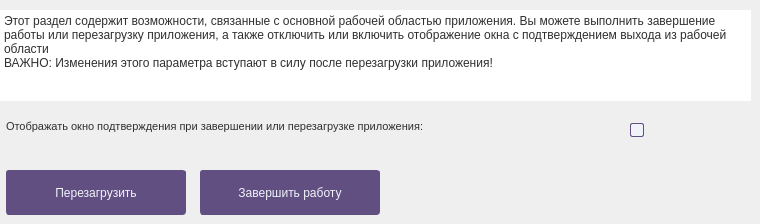
     <widget class="QWidget" name="app_set_page">
      <widget class="QPlainTextEdit" name="plainTextEdit_4">
       <property name="geometry">
        <rect>
         <x>0</x>
         <y>10</y>
         <width>751</width>
         <height>91</height>
        </rect>
       </property>
       <property name="styleSheet">
        <string notr="true">QPlainTextEdit {
	border: none;
	color: rgb(48, 47, 47);
}</string>
       </property>
       <property name="readOnly">
        <bool>true</bool>
       </property>
       <property name="plainText">
        <string>Этот раздел содержит возможности, связанные с основной рабочей областью приложения. Вы можете выполнить завершение работы или перезагрузку приложения, а также отключить или включить отображение окна с подтверждением выхода из рабочей области
ВАЖНО: Изменения этого параметра вступают в силу после перезагрузки приложения!</string>
       </property>
      </widget>
      <widget class="QLabel" name="label_4">
       <property name="geometry">
        <rect>
         <x>6</x>
         <y>120</y>
         <width>621</width>
         <height>31</height>
        </rect>
       </property>
       <property name="font">
        <font>
         <pointsize>8</pointsize>
        </font>
       </property>
       <property name="styleSheet">
        <string notr="true">QLabel {
	color: rgb(48, 47, 47);
}</string>
       </property>
       <property name="text">
        <string>Отображать окно подтверждения при завершении или перезагрузке приложения:</string>
       </property>
       <property name="alignment">
        <set>Qt::AlignLeading|Qt::AlignLeft|Qt::AlignTop</set>
       </property>
       <property name="wordWrap">
        <bool>true</bool>
       </property>
      </widget>
      <widget class="QCheckBox" name="confirm_quit_chk">
       <property name="geometry">
        <rect>
         <x>630</x>
         <y>108</y>
         <width>101</width>
         <height>45</height>
        </rect>
       </property>
       <property name="minimumSize">
        <size>
         <width>0</width>
         <height>45</height>
        </size>
       </property>
       <property name="styleSheet">
        <string notr="true">QCheckBox {
	color: rgb(48, 47, 47);
}

QCheckBox::indicator:unchecked {
	border: 1px solid rgb(98, 79, 130);
	border-radius: 2px;
	background-color: rgb(240, 243, 249);
}

QCheckBox::indicator:checked {
	border: 1px solid rgb(159, 115, 171);
	border-radius: 2px;
	background-color: rgb(159, 115, 171);
}</string>
       </property>
       <property name="text">
        <string/>
       </property>
      </widget>
      <widget class="QPushButton" name="btn_restart">
       <property name="geometry">
        <rect>
         <x>6</x>
         <y>170</y>
         <width>180</width>
         <height>45</height>
        </rect>
       </property>
       <property name="minimumSize">
        <size>
         <width>130</width>
         <height>45</height>
        </size>
       </property>
       <property name="maximumSize">
        <size>
         <width>200</width>
         <height>16777215</height>
        </size>
       </property>
       <property name="styleSheet">
        <string notr="true">QPushButton {
	border: 1px solid rgb(98, 79, 130);
	border-radius: 3px;
	background-color: rgb(98, 79, 130);
	color: rgb(240, 243, 249);
}

QPushButton:hover {
	border: 1px solid rgb(159, 115, 171);
	background-color: rgb(159, 115, 171);
}</string>
       </property>
       <property name="text">
        <string>Перезагрузить</string>
       </property>
      </widget>
      <widget class="QPushButton" name="btn_quit">
       <property name="geometry">
        <rect>
         <x>200</x>
         <y>170</y>
         <width>180</width>
         <height>45</height>
        </rect>
       </property>
       <property name="minimumSize">
        <size>
         <width>130</width>
         <height>45</height>
        </size>
       </property>
       <property name="maximumSize">
        <size>
         <width>200</width>
         <height>16777215</height>
        </size>
       </property>
       <property name="styleSheet">
        <string notr="true">QPushButton {
	border: 1px solid rgb(98, 79, 130);
	border-radius: 3px;
	background-color: rgb(98, 79, 130);
	color: rgb(240, 243, 249);
}

QPushButton:hover {
	border: 1px solid rgb(159, 115, 171);
	background-color: rgb(159, 115, 171);
}</string>
       </property>
       <property name="text">
        <string>Завершить работу</string>
       </property>
      </widget>
     </widget>
